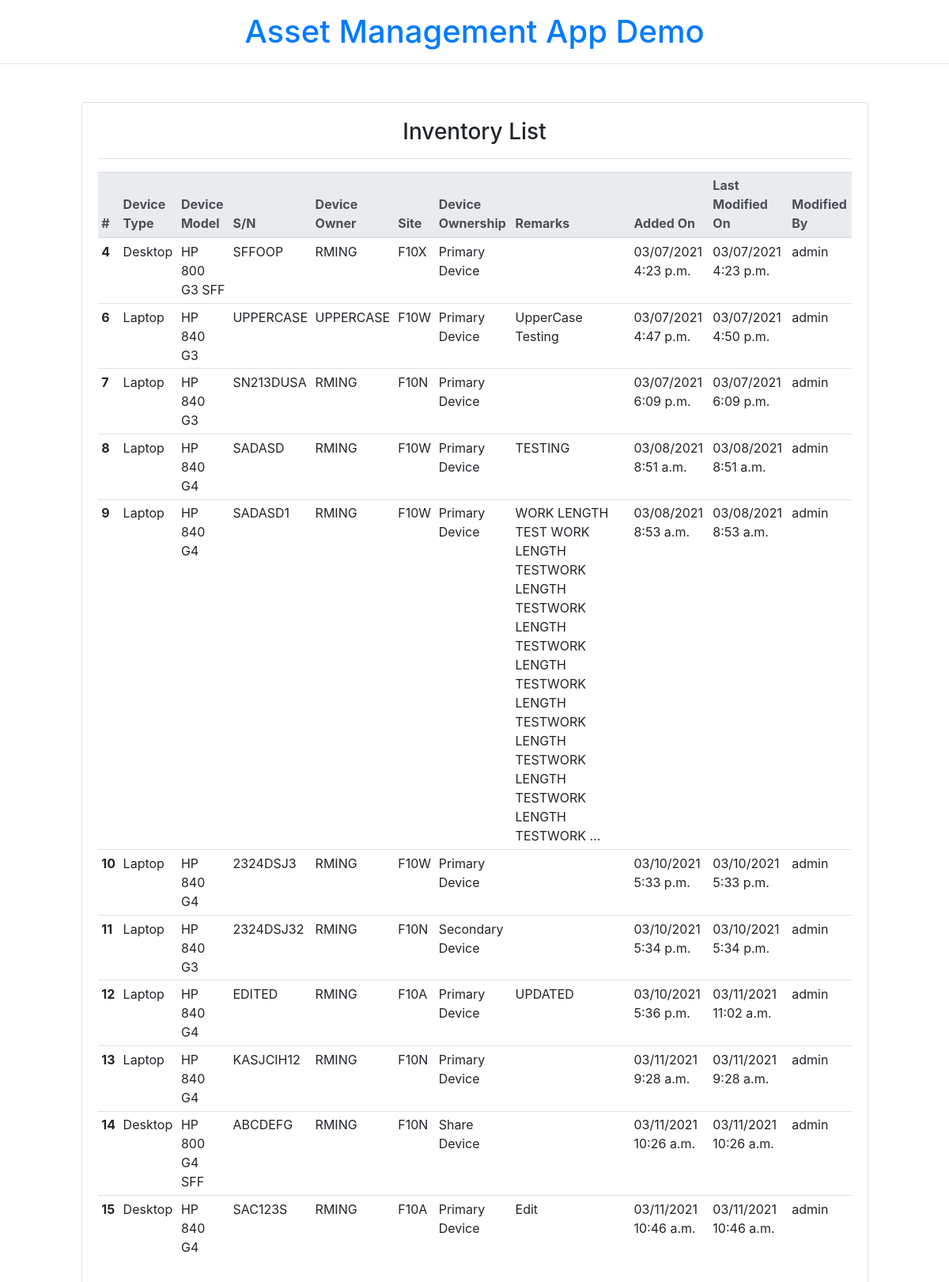
/inventory/, run on an earlier commit of the app's database.
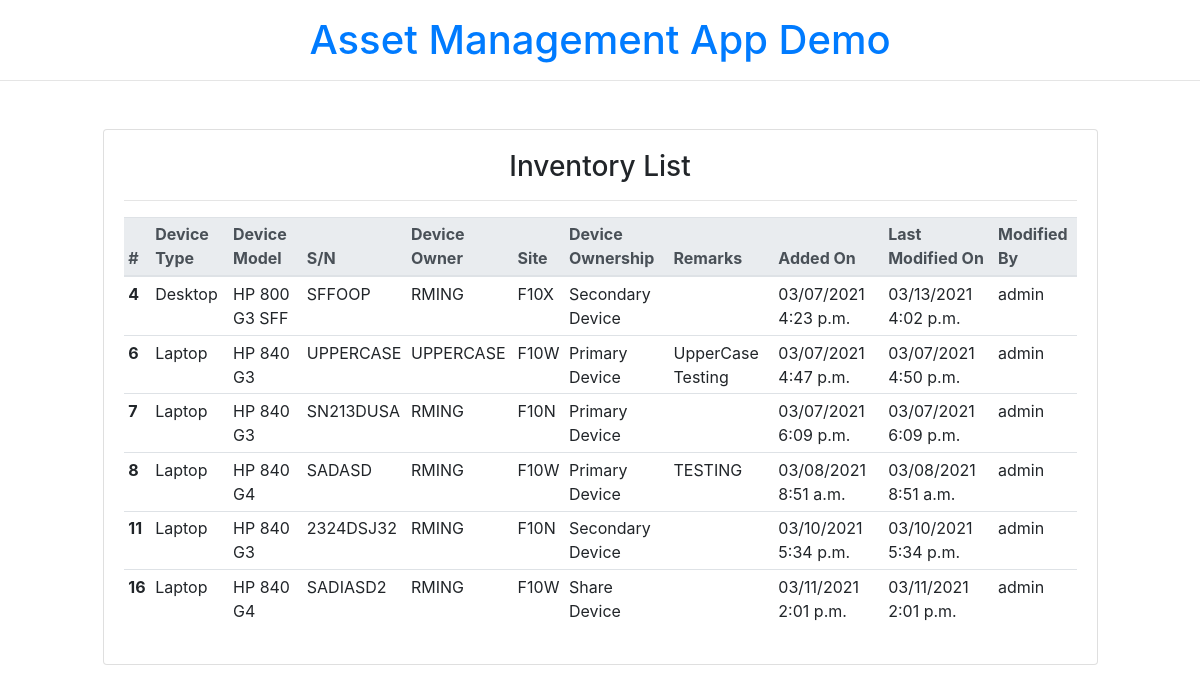
And on a later commit of the database.
### inventory/models.py (models this page shows, shortened)
class Device(models.Model):
    deviceType = models.ForeignKey(DeviceType, on_delete=models.CASCADE, null=False)
    deviceModel = models.ForeignKey(DeviceModel, on_delete=models.CASCADE, null=False)
    site_choices = [
        ("F10N", "F10N"),
        ("F10W", "F10W"),
        ("F10A", "F10A"),
        ("F10X", "F10X"),
        ("MSB", "MSB"),
    ]
    site = models.CharField(max_length=5, choices=site_choices, null=True)
    ownership_choices = [
        ("Primary Device", "Primary Device"),
        ("Secondary Device", "Secondary Device"),
        ("Share Device", "Share Device"),
        ("VIP Device", "VIP Device"),
    ]
    ownership = models.CharField(
        max_length=20, choices=ownership_choices, default="Primary Device"
    )
    serialnumber = models.CharField(max_length=15, unique=True, null=False)
    deviceOwner = models.CharField(max_length=10, null=False)
    submittor = models.ForeignKey("auth.User", on_delete=models.CASCADE)
    created_at = models.DateTimeField(auto_now_add=True)
    updated_at = models.DateTimeField(auto_now=True)
    remarks = models.TextField(max_length=200, blank=True)

class DeviceType(models.Model):
    name = models.CharField(max_length=30, null=False)
    def __str__(self):
        return self.name

class DeviceModel(models.Model):
    name = models.CharField(max_length=30, null=False)
    deviceType = models.ForeignKey(
        DeviceType, on_delete=models.CASCADE, null=False, default="testing"
    )
    def __str__(self):
        return self.name

### inventory/views.py (the view)
# urls.py: path("inventory/", views.DeviceListView.as_view(), name="inventory_main"),
class DeviceListView(ListView):
    model = Device
    template_name = "inventory.html"

### templates/inventory.html (shortened to what this page needs)
{% extends 'base.html' %}
{% block content %}
<div class="row my-3">
    <div class="col-md-10 mx-auto">
        <div class="card mx-auto">
            <div class="card-body">
                <h3 class="card-title text-center">{% block tabletitle %}
                    Inventory List
                {% endblock tabletitle %}</h3>
                <hr>
                <div class="row">
                    <div class="col">
                        <table class="table table-hover table-sm ">
                            <thead class="thead-light">
                                <tr id="{{ device.pk }}">
                                  <th scope="col">#</th>
                                  <th scope="col">Device Type</th>
                                  <th scope="col">Device Model</th>
                                  <th scope="col">S/N</th>
                                  <th scope="col">Device Owner </th>
                                  <th scope="col">Site</th>
                                  <th scope="col">Device Ownership</th>
                                  <th scope="col">Remarks</th>
                                  <th scope="col">Added On</th>
                                  <th scope="col">Last Modified On</th>
                                  <th scope="col">Modified By</th>
                                </tr>
                              </thead>
                              <tbody>
                                {% for device in object_list %}
                                    <tr>
                                        <th scope="row">{{ device.pk }}</th>
                                        <td>{{device.deviceType}}</td>
                                        <td>{{device.deviceModel}}</td>
                                        <td>{{device.serialnumber}}</td>
                                        <td>{{device.deviceOwner}}</td>
                                        <td>{{device.site}}</td>
                                        <td>{{device.ownership}}</td>
                                        <td>{{device.remarks|truncatewords:"20"}}</td>
                                        <td>{{device.created_at|date:"SHORT_DATETIME_FORMAT" }}</td>
                                        <td>{{device.updated_at|date:"SHORT_DATETIME_FORMAT"}}</td>
                                        <td>{{device.submittor}}</td>
                                    </tr>
                                {% endfor %}
                              </tbody>
                        </table>
                    </div>
                </div>
            </div>
        </div>
    </div>
</div>
{% endblock content %}

### templates/base.html (shortened to what this page needs)
<!DOCTYPE html>
{% load static %}
<html lang="en">
<head>
    <link rel="stylesheet" href="https://cdn.jsdelivr.net/npm/bootstrap@4.6.0/dist/css/bootstrap.min.css">
    <link href="{% static 'css/style.css' %}" rel="stylesheet" type="text/css">
</head>
<body>
    <div class="text-dark py-3">
    <a href="{% url 'home' %}" ><h1 class="text-center">Asset Management App Demo</h1></a>
    <hr>
    </div>
    {% block content %}
    {% endblock content %}
</body>
</html>

### static/css/style.css (style rules this page uses)
body { overflow-x: hidden; }

What changed in the data, as far as the page shows it:
removed Device: pk "9", deviceType "Laptop", deviceModel "HP 840 G4", serialnumber "SADASD1", deviceOwner "RMING", site "F10W", ownership "Primary Device", remarks "WORK LENGTH TEST WORK LENGTH TESTWORK LENGTH TESTWORK LENGTH TESTWORK LENGTH TESTWORK LENGTH TESTWORK LENGTH TESTWORK LENGTH TESTWORK LENGTH TESTWORK …", created_at "03/08/2021 8:53 a.m.", updated_at "03/08/2021 8:53 a.m.", submittor "admin"
removed Device: pk "10", deviceType "Laptop", deviceModel "HP 840 G4", serialnumber "2324DSJ3", deviceOwner "RMING", site "F10W", ownership "Primary Device", created_at "03/10/2021 5:33 p.m.", updated_at "03/10/2021 5:33 p.m.", submittor "admin"
removed Device: pk "12", deviceType "Laptop", deviceModel "HP 840 G4", serialnumber "EDITED", deviceOwner "RMING", site "F10A", ownership "Primary Device", remarks "UPDATED", created_at "03/10/2021 5:36 p.m.", updated_at "03/11/2021 11:02 a.m.", submittor "admin"
removed Device: pk "13", deviceType "Laptop", deviceModel "HP 840 G4", serialnumber "KASJCIH12", deviceOwner "RMING", site "F10N", ownership "Primary Device", created_at "03/11/2021 9:28 a.m.", updated_at "03/11/2021 9:28 a.m.", submittor "admin"
removed Device: pk "14", deviceType "Desktop", deviceModel "HP 800 G4 SFF", serialnumber "ABCDEFG", deviceOwner "RMING", site "F10N", ownership "Share Device", created_at "03/11/2021 10:26 a.m.", updated_at "03/11/2021 10:26 a.m.", submittor "admin"
removed Device: pk "15", deviceType "Desktop", deviceModel "HP 840 G4", serialnumber "SAC123S", deviceOwner "RMING", site "F10A", ownership "Primary Device", remarks "Edit", created_at "03/11/2021 10:46 a.m.", updated_at "03/11/2021 10:46 a.m.", submittor "admin"
changed Device "SFFOOP": ownership "Primary Device" → "Secondary Device"; updated_at "03/07/2021 4:23 p.m." → "03/13/2021 4:02 p.m."
added Device: pk "16", deviceType "Laptop", deviceModel "HP 840 G4", serialnumber "SADIASD2", deviceOwner "RMING", site "F10W", ownership "Share Device", created_at "03/11/2021 2:01 p.m.", updated_at "03/11/2021 2:01 p.m.", submittor "admin"
